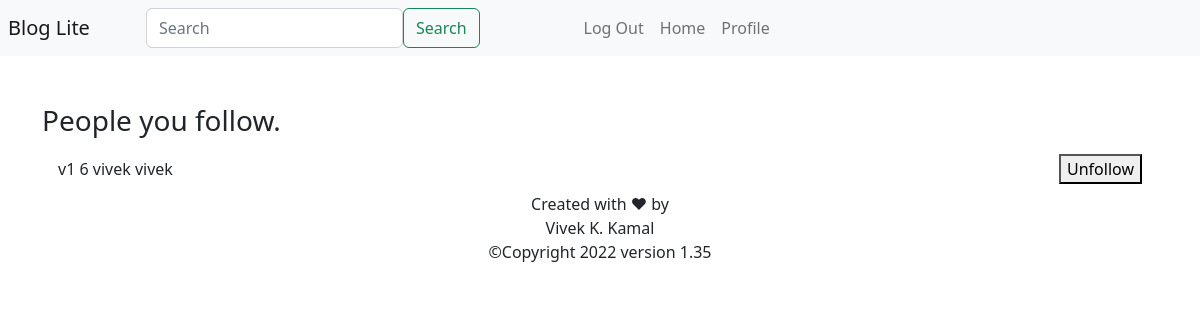
Screenshot of /following/v1 (signed in) with the database file from the repository.
### Website/app_models.py (models this page shows)
class User(db.Model, UserMixin):
    id = db.Column(db.Integer, primary_key=True)
    name = db.Column(db.String(20))
    user_name = db.Column(db.String(20), unique=True)
    password = db.Column(db.String(20))
    profile_pic = db.Column(db.LargeBinary)
    followers = db.relationship('Follower')
    followings = db.relationship('Following')

class Following(db.Model):
    id = db.Column(db.Integer, primary_key=True)
    user_id = db.Column(db.Integer, db.ForeignKey('user.id'))
    following_id = db.Column(db.Integer)

### Website/app_auth.py (the view)
@app_auth.route('/following/<user_name>', methods=['GET', 'POST'])
@login_required
def following(user_name):
    user = User.query.filter_by(user_name=user_name).first()
    return render_template('following_page.html', user=user)

### Website/__init__.py (called while the page is built)
def create_app():
    app = Flask(__name__)
    app.config['SECRET_KEY'] = "It's Vivek"
    app.config['SQLALCHEMY_DATABASE_URI'] = f'sqlite:///{DB_NAME}'
    db.init_app(app)
    login_manager = LoginManager()
    login_manager.login_view = 'app_auth.login'
    login_manager.login_message = u"Log in to access the page"
    login_manager.init_app(app)
    @login_manager.user_loader
    def load_user(id):
        return User.query.get(int(id))
    from .app_views import app_views
    from .app_auth import app_auth
    app.register_blueprint(app_views, url_prefix='/')
    app.register_blueprint(app_auth, url_index='/')
    from .app_models import User, Post, Like, Comment, Following, Follower
    with app.app_context():
        db.create_all()
    return app

### Website/Templates/following_page.html (shortened to what this page needs)
{% extends "app_base.html" %}
{% block content %}
<h3>People you follow.</h3>
<ul class="list-group list-group-flush" id="notes">
    {% for flwg in user.followings %}
    <li class="list-group-item d-flex justify-content-between align-items-center">
        {{ user.user_name }}
        {{ flwg.id }} {{ user.query.filter_by(id=flwg.following_id).first().name }}
        {{ user.query.filter_by(id=flwg.following_id).first().user_name }}
        <button type="button" onClick="unFollowFromFollowingPage('{{ flwg.id }}', '{{ user.user_name }}')">
            Unfollow
        </button>
    </li>
    {% endfor %}
</ul>
{% endblock %}

### rows the page displays
Following: id "6"
User: user_name "v1"
User: query.filter_by "vivek"
